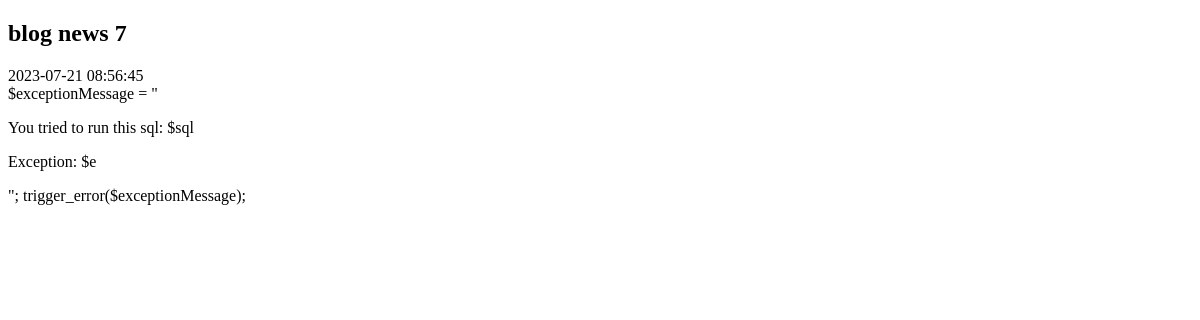
The page /blog/index.php?page=blog&id=6 on the database its author committed.
### tables this page shows
CREATE TABLE IF NOT EXISTS `blog_entry` (
  `entry_id` int(11) NOT NULL AUTO_INCREMENT,
  `title` varchar(150) DEFAULT NULL,
  `entry_text` text,
  `date_created` timestamp NULL DEFAULT CURRENT_TIMESTAMP,
  PRIMARY KEY (`entry_id`)
);

### blog/controllers/blog.php (called while the page is built)
<?php
include_once "models/Blog_Entry_Table.class.php";
$entryTable = new Blog_Entry_Table($db);
$isEntryClicked = isset($_GET['id']);
if($isEntryClicked){
    $entryId = $_GET['id'];
    $entryData = $entryTable->getEntry($entryId);
    $blogOutput = include_once "views/entry-html.php";
} else {
    $entries = $entryTable->getAllEntries();
    $blogOutput = include_once "views/list-entries-html.php";
}
return $blogOutput;

### blog/models/Blog_Entry_Table.class.php (called while the page is built, shortened)
<?php
class Blog_Entry_Table
{
    private $db;
    public function __construct($db)
    {
        $this->db = $db;
    }
    private function makeStatement($sql, $data = null)
    {
        $statement = $this->db->prepare($sql);
        try {
            $statement->execute($data);
        } catch (Exception $e) {
            $exceptionMessage = "<p>You tried to run this sql: $sql <p>
        <p>Exception: $e</p>";
            trigger_error($exceptionMessage);
        }
        return $statement;
    }
    public function getEntry($id)
    {
        $sql = "SELECT entry_id,title,entry_text, date_created
                FROM blog_entry
                WHERE entry_id = ?";
        $data = array($id);
        $statement = $this->makeStatement($sql, $data);
        $model = $statement->fetchObject();
        return $model;
    }
}

### blog/views/entry-html.php (the view, shortened to what this page needs)
<?php
return "<article>
<h1>$entryData->title</h1>
<div class='date'>$entryData->date_created</div>
$entryData->entry_text
</article>";

### rows shown on the page
blog_entry: title "blog news 7", date_created "2023-07-21 08:56:45", entry_text "$exceptionMessage = \" You tried to run this sql: $sql Exception: $e \"; trigger_error($exceptionMessage);"
